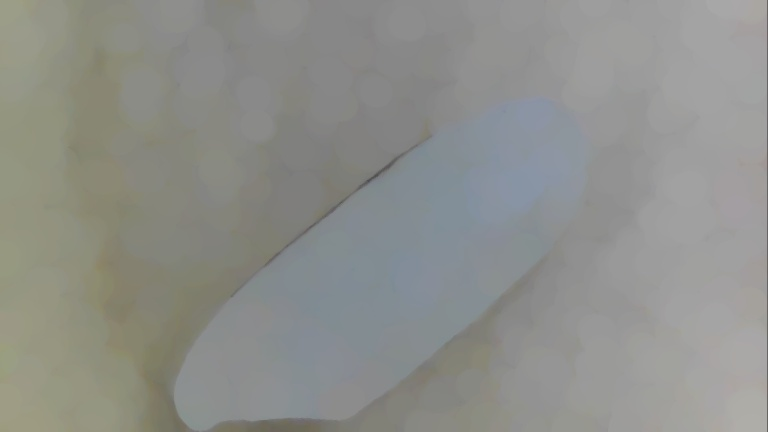
#> input picture img/im_open.jpg, 768 x 432 px
$ python gray_test.py
#> lines starting #> are read from the running program, lines starting #| are printed output that depends on the picture
#整体显示
import cv2
import numpy as np
import matplotlib.pyplot as plt
plt.rcParams['font.sans-serif'] = ['SimHei'] #显示中文
#读取第一张图像
# im_path = r'self_img/camera/1.jpg'
im_path = r'img/im_open.jpg'
img = cv2.imread(im_path, cv2.IMREAD_COLOR)
#> img is the input picture: shape (432, 768, 3); mean B, G, R 139.1, 143.4, 142.1
img_hsv = cv2.cvtColor(img,cv2.COLOR_BGR2HSV)
#> img_hsv: shape (432, 768, 3); mean H, S, V 41.5, 15.5, 145.1
img_h = img_hsv[..., 0]
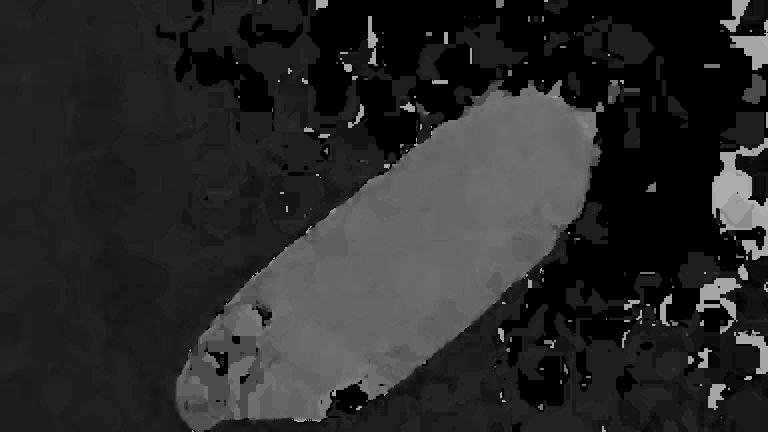
#> img_h: shape (432, 768); min 0, max 177, mean 41.5
cv2.imwrite('.\img\img_h.jpg',img_h)
# print(np.shape(img_h))
# cv2.imshow('img_h',img_h)
cv2.waitKey(0)
#获取图像尺寸
h,w=img.shape[0:2]
#> h = 432; w = 768
gray1= cv2.cvtColor(img,cv2.COLOR_BGR2GRAY)#BGR转换为灰度显示格式   #库函数，Y亮度
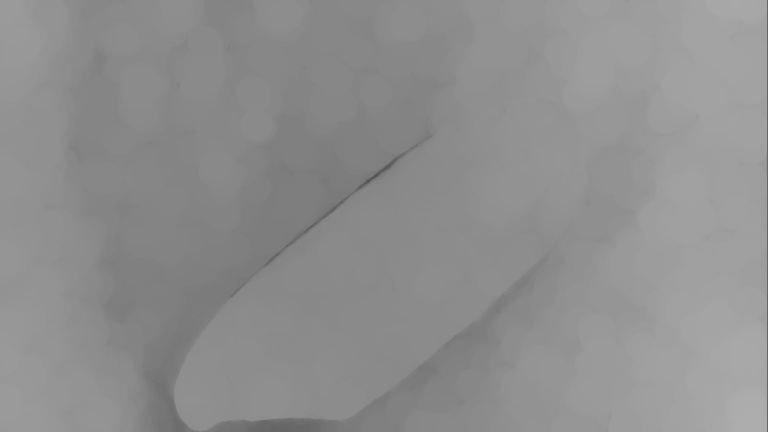
#> gray1: shape (432, 768); min 78, max 174, mean 142.6
#自定义空白单通道图像，用于存放灰度图
gray2=np.zeros((h,w),dtype=img.dtype)#最大值
gray3=np.zeros((h,w),dtype=img.dtype)#平均值
gray4=np.zeros((h,w),dtype=img.dtype)#Gamma校正灰度处理
gray_B=np.zeros((h,w),dtype=img.dtype)#分量法B通道
gray_G=np.zeros((h,w),dtype=img.dtype)#分量法G通道
gray_R=np.zeros((h,w),dtype=img.dtype)#分量法R通道
gray_weighted=np.zeros((h,w),dtype=img.dtype)#加权平均值
#对原图像进行遍历，然后分别对B\G\R按比例灰度化
for i in range(h):
    for j in range(w):
        gray2[i,j]=max(img[i,j,0],img[i,j,1],img[i,j,2]) #最大值
for i in range(h):
    for j in range(w):
        gray3[i,j]=(int(img[i,j,0])+int(img[i,j,1])+int(img[i,j,2]))/3 #平均值
for i in range(h):
    for j in range(w):
        a=img[i,j,2]**(2.2)+1.5*img[i,j,1]**(2.2)+0.6*img[i,j,0]**(2.2) #分子
        b=1+1.5**(2.2)+0.6**(2.2) #分母
        gray4[i,j]=pow(a/b,1.0/2.2)  #开2.2次方根  #Gamma校正灰度处理

for i in range(h):
    for j in range(w):
        gray_B[i,j]=img[i,j,0] #分量法B通道
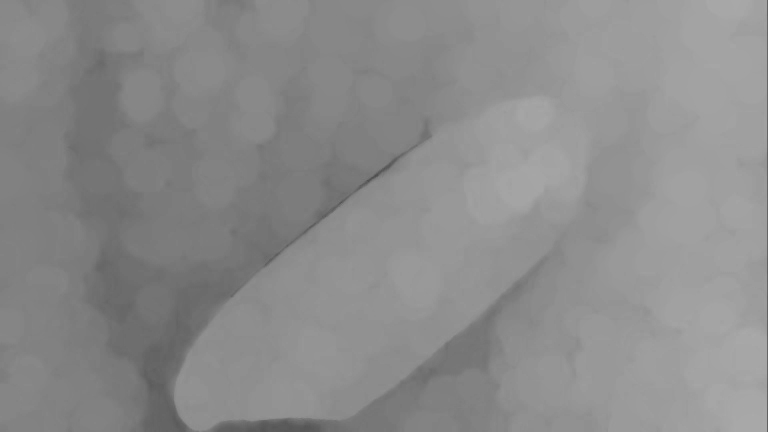
#> gray_B: shape (432, 768); min 78, max 170, mean 139.1

for i in range(h):
    for j in range(w):
        gray_G[i,j]=img[i,j,1] #分量法G通道

for i in range(h):
    for j in range(w):
        gray_R[i,j]=img[i,j,2] #分量法R通道

for i in range(h):
    for j in range(w):
        gray_weighted[i,j]=0.3 * img[i, j, 2] + 0.11 * img[i, j, 0] + 0.59 * img[i, j, 1] #加权平均值  0.3 R+0.11 G+0.59 B
#BGR转换为RGB显示格式，方便通过matplotlib进行图像显示
gray1= cv2.cvtColor(gray1,cv2.COLOR_BGR2RGB)
#> gray1: shape (432, 768, 3)
gray2= cv2.cvtColor(gray2,cv2.COLOR_BGR2RGB)
#> gray2: shape (432, 768, 3)
gray3= cv2.cvtColor(gray3,cv2.COLOR_BGR2RGB)
#> gray3: shape (432, 768, 3)
gray4= cv2.cvtColor(gray4,cv2.COLOR_BGR2RGB)
#> gray4: shape (432, 768, 3)
gray_B= cv2.cvtColor(gray_B,cv2.COLOR_BGR2RGB)
#> gray_B: shape (432, 768, 3)
gray_G= cv2.cvtColor(gray_G,cv2.COLOR_BGR2RGB)
#> gray_G: shape (432, 768, 3)
gray_R= cv2.cvtColor(gray_R,cv2.COLOR_BGR2RGB)
#> gray_R: shape (432, 768, 3)
gray_weighted= cv2.cvtColor(gray_weighted,cv2.COLOR_BGR2RGB)
#> gray_weighted: shape (432, 768, 3)
#显示图像
titles = ['cv2.cvtColor()', '最大值灰度化','平均值灰度化','Gamma校正灰度化',\
          '分量法R通道','分量法G通道','分量法B通道','加权平均值','img_h']  #标题
images = [gray1, gray2,gray3,gray4,gray_R,gray_G,gray_B,gray_weighted,img_h]   #图像对比显示
for i in range(8):
    plt.subplot(3,3,i+1), plt.imshow(images[i])
    plt.title(titles[i])
    plt.axis('off')#关闭坐标轴  设置为on则表示开启坐标轴
plt.subplot(3,3,9), plt.imshow(img_h, cmap='gray')
plt.title('HSV中H分量')
plt.axis('off')
plt.show()#显示图像

$ run again, with self_img/camera/1.jpg copied over img/im_open.jpg
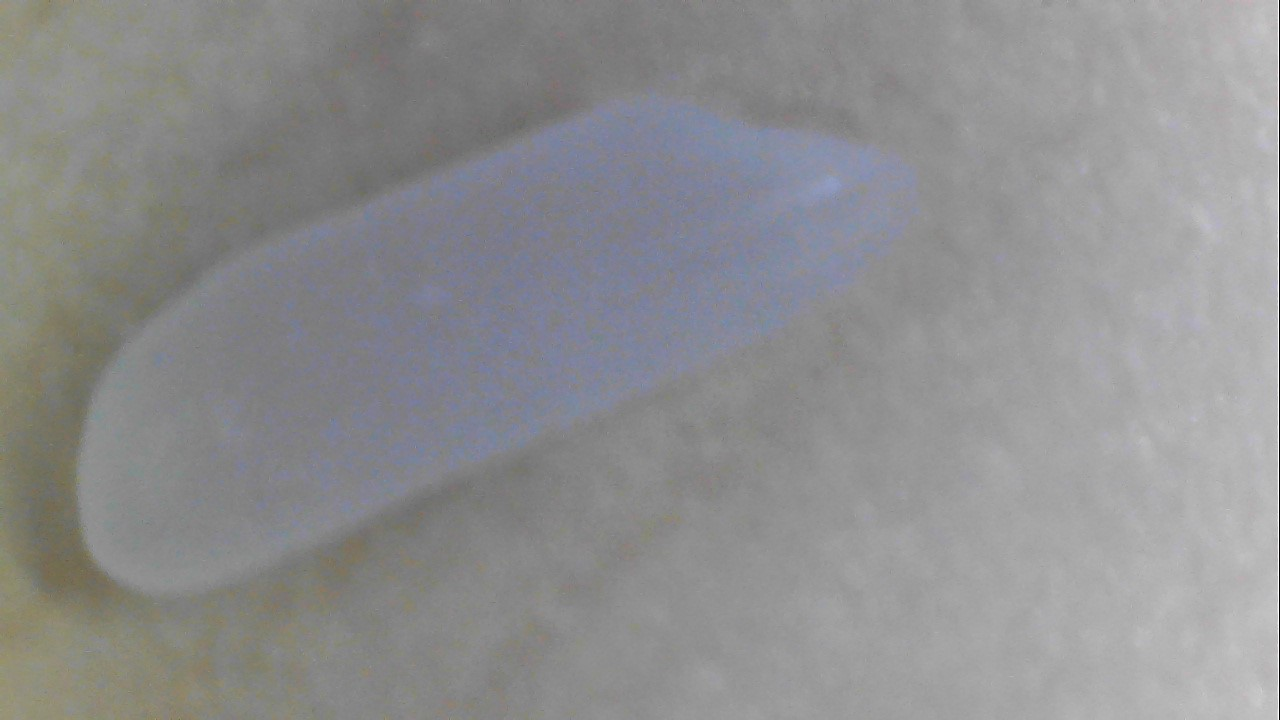
#> input picture self_img/camera/1.jpg, 1280 x 720 px
#> img is the input picture: shape (720, 1280, 3); mean B, G, R 143.2, 142.2, 142
#> img_hsv: shape (720, 1280, 3); mean H, S, V 42.6, 10.8, 145.6
#> `img_h = img_hsv[..., 0]`:
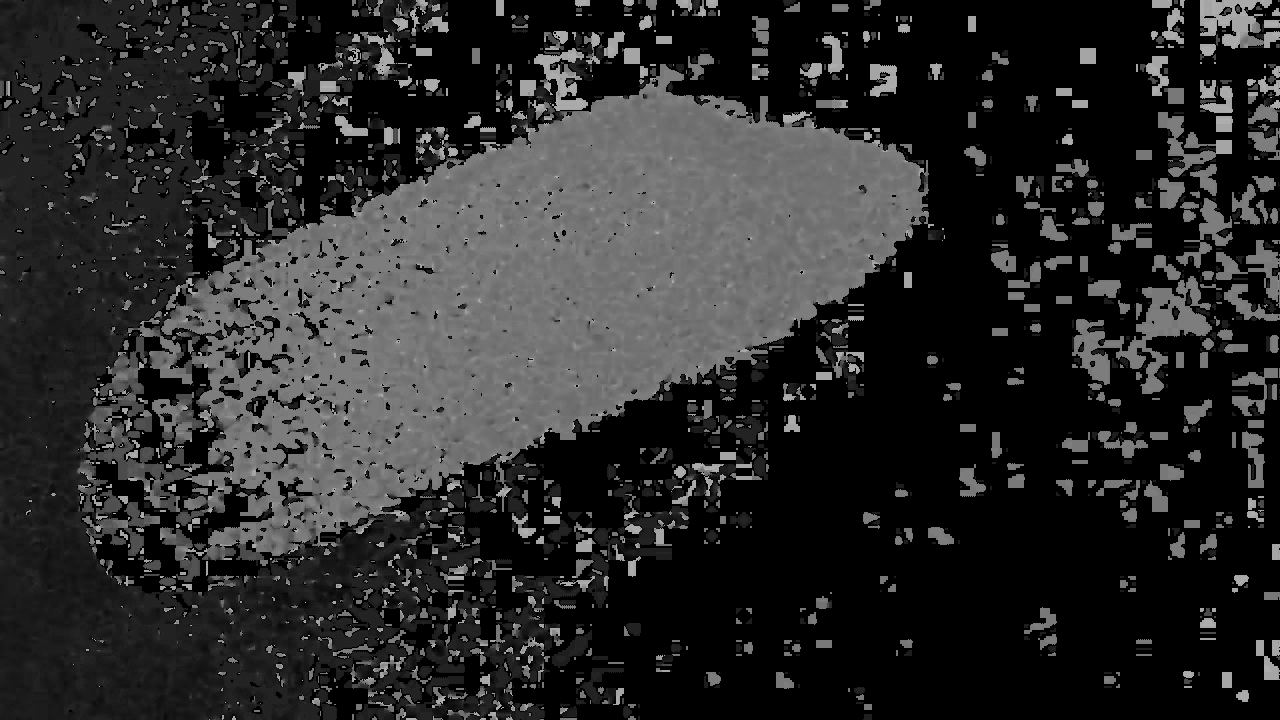
#> img_h: shape (720, 1280); min 0, max 178, mean 42.6
#> after the loop `for i in range(h):`:
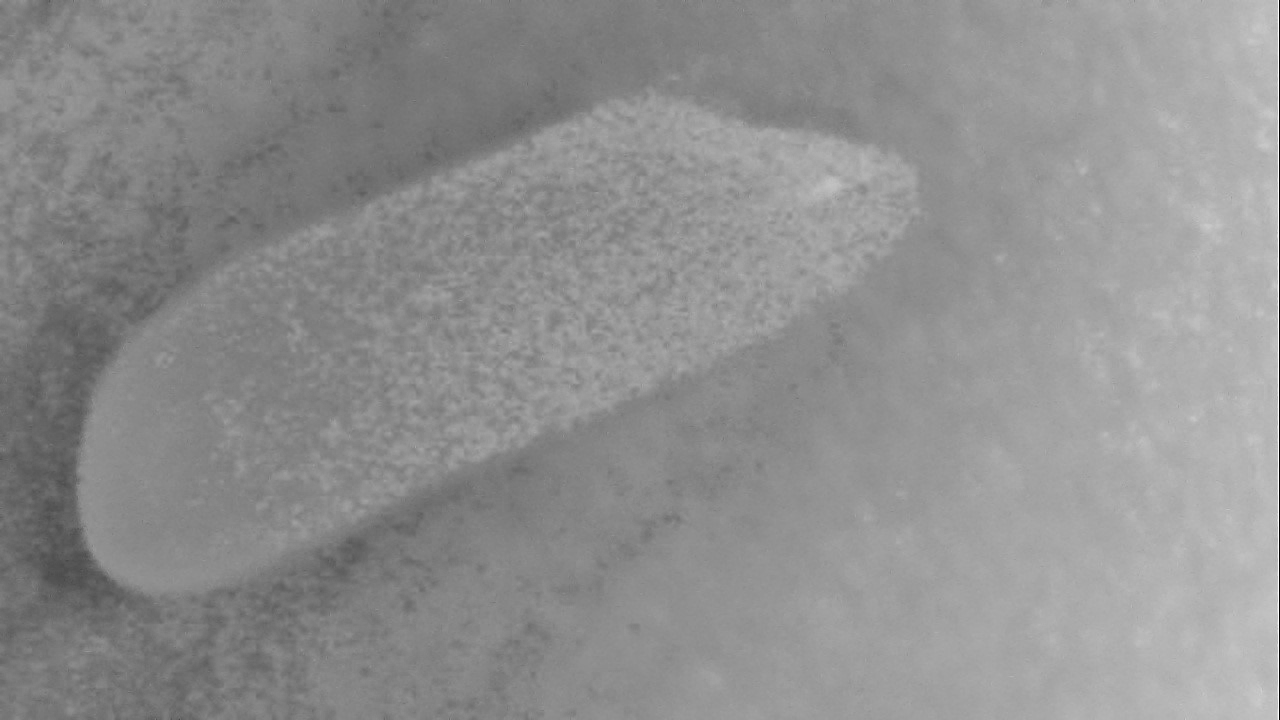
#> gray_B: shape (720, 1280); min 0, max 255, mean 143.2
